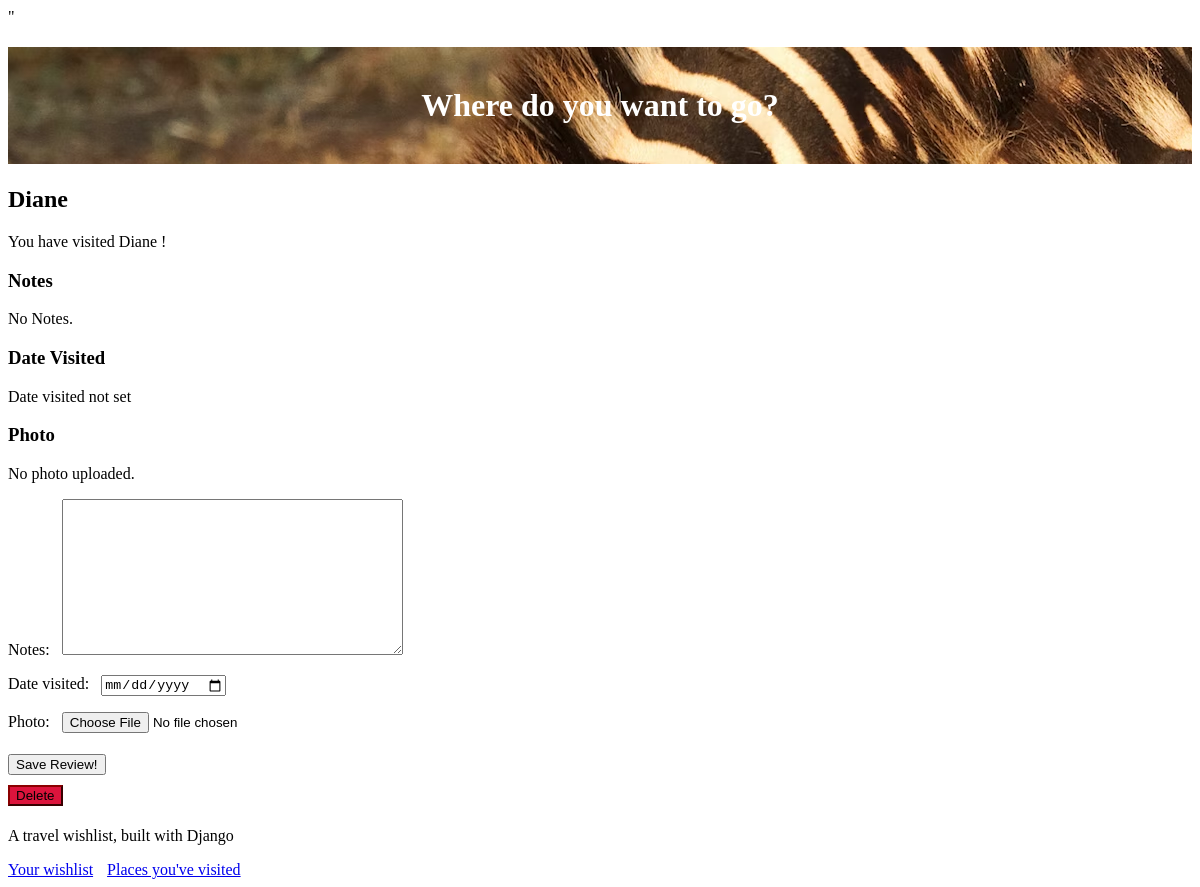
The app's page /place/49 (signed in) with its own data.
### travel_wishlist/models.py (models this page shows, shortened)
class Place(models.Model):
    user = models.ForeignKey('auth.User', null=False, on_delete=models.CASCADE)
    name = models.CharField(max_length=200)
    visited = models.BooleanField(default=False)
    notes = models.TextField(blank=True, null=True)
    date_visited = models.DateField(blank=True, null=True)
    photo = models.ImageField(upload_to='user_images/', blank=True, null=True )

### travel_wishlist/views.py (the view)
# urls.py: path('place/<int:place_pk>', views.place_details, name='place_details'),
@login_required
def place_details(request, place_pk):
    place = get_object_or_404(Place, pk=place_pk)
    if place.user != request.user:
        return HttpResponseForbidden()
    if request.method == 'POST':
        form = TripReviewForm(request.POST, request.FILES, instance=place)
        if form.is_valid():
            form.save()
            messages.info(request, 'Trip information updated!')
        else:
            messages.error(request, form.errors) #temporary refine later
        return redirect('place_details', place_pk=place_pk)
    else:
        if place.visited:
            review_form = TripReviewForm(instance=place)
            return render(request, 'travel_wishlist/place_detail.html', {'place': place, 'review_form': review_form})
        else:
            return render(request, 'travel_wishlist/place_detail.html', {'place': place})

### travel_wishlist/forms.py
class TripReviewForm(forms.ModelForm):
    class Meta:
        model = Place
        fields = ('notes', 'date_visited', 'photo')
        widgets = {
            'date_visited': DateInput()
        }

### travel_wishlist/templates/travel_wishlist/place_detail.html (shortened to what this page needs)
{% extends 'travel_wishlist/base.html' %}
{% load static %}
{% block content %}
<h2>{{ place.name }}</h2>
{% if place.visited %}
    <p>You have visited {{ place.name }} !</p>
    <h3>Notes</h3>
    <p>{{place.notes|default:"No Notes." }}</p>
    <h3>Date Visited</h3>
    <p>{{place.date_visited|default:"Date visited not set" }}</p>
    <h3>Photo</h3>
    {% if place.photo %}
        <img src="{{ place.photo.url }}">
    {% else %}
        <p>No photo uploaded.</p>
    {% endif %}
    <form action="{% url 'place_details' place.pk %}" method="POST" enctype="multipart/form-data">
        {{ review_form.as_p }}
        <button type="subit">Save Review!</button>
    </form>
{% else %}
    <p>You have not visited {{ place.name }}.</p>
    <form action="{% url 'place_was_visited' place.pk %}" method="POST">
        {% csrf_token %}
        <button type="submit" class="visited">Visited!</button>
    </form>
{% endif %}
<form action="{% url 'delete_place' place.pk %}" method="POST">
    <button type="submit" class="delete">Delete</button>
</form>
{% endblock %}

### travel_wishlist/static/css/style.css (style rules this page uses)
label { display: inline-block; padding-right: 8px; }
button { margin: 5px 0px 5px 0; }
.delete { background-color: crimson; border-color: darkred; }

### records on screen
Place: name "Diane", notes "No Notes.", date_visited "Date visited not set"
